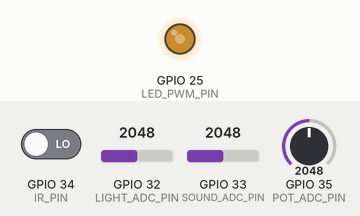
A sketch run on a simulated ESP32. On the bench: output pins drawn as LEDs (lit = HIGH). The test bench sets the inputs (shaded band); at power-on: GPIO 35 (POT_ADC_PIN) = 2048, GPIO 32 (LIGHT_ADC_PIN) = 2048, GPIO 33 (SOUND_ADC_PIN) = 2048, GPIO 34 (IR_PIN) LOW (analog values on the 0–4095 scale). What the sketch prints to the serial monitor is not drawn.

Above: at 1.2 s.
1.3 s: GPIO 35 (POT_ADC_PIN) set to 2866
At 2.6 s:
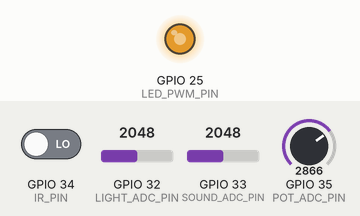
2.9 s: GPIO 35 (POT_ADC_PIN) set to 1228
At 4.2 s:
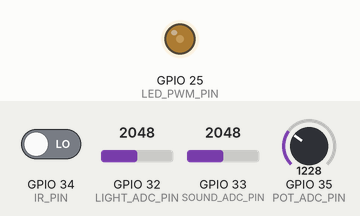
4.5 s: GPIO 35 (POT_ADC_PIN) set to 491
At 5.8 s:
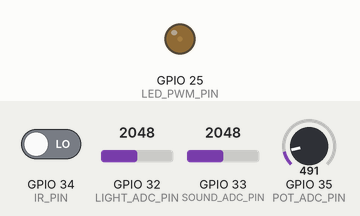
Timing chart, 0 to 7.5 s (numbered marks = the images above; inputs shaded):
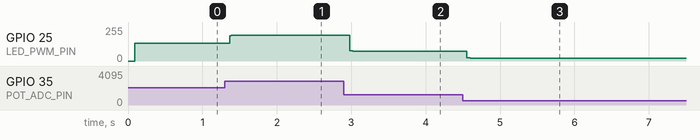

The sketch:

ESP32_Potentiometer_CH2.ino
```cpp
#include <Arduino.h>
#include <Wire.h>
#include <esp_arduino_version.h>
#include <esp_timer.h>
#include <stdio.h>
#include <string.h>

namespace {
constexpr uint8_t ADS_ADDRESS = 0x48;  // ADDR tied to GND
// Set false to use the ESP32 ADC1 pins in the wiring guide.
constexpr bool USE_ADS1115 = false;
constexpr uint8_t POT_ADC_PIN = 35;
// Enable only for a 10 kΩ pot with its high-side leg wired to GPIO26.
constexpr bool POWER_10K_POT_FROM_GPIO26 = false;
constexpr uint8_t POT_POWER_PIN = 26;
constexpr uint8_t LED_PWM_PIN = 25;
constexpr uint32_t LED_PWM_HZ = 1000;
constexpr uint8_t LED_PWM_BITS = 10;
constexpr uint16_t LED_MAX_DUTY = (1U << LED_PWM_BITS) - 1U;
constexpr uint8_t LEGACY_LED_CHANNEL = 0;
// Adjust to the CH2 readings at the two ends of the knob if needed.
constexpr float POT_OFF_V = USE_ADS1115 ? 0.03f : 0.15f;
constexpr float POT_FULL_V = USE_ADS1115 ? 3.24f : 3.00f;
constexpr float LED_FILTER_WEIGHT = 0.20f;
static_assert(POT_OFF_V < POT_FULL_V, "Set POT_FULL_V above POT_OFF_V");
constexpr uint8_t LIGHT_ADC_PIN = 32;
constexpr uint8_t SOUND_ADC_PIN = 33;
constexpr uint8_t IR_PIN = 34;   // Connect the module's DO/OUT pin.
constexpr bool IR_ACTIVE_LOW = true;
constexpr uint32_t IR_DEBOUNCE_MS = 30;
constexpr float IR_LOW_V = 1.0f;
constexpr float IR_HIGH_V = 2.0f;
constexpr int SDA_PIN = 21;
constexpr int SCL_PIN = 22;
constexpr uint32_t BAUD = 921600;
constexpr uint32_t HELLO_INTERVAL_MS = 2000;
constexpr uint32_t SCAN_GAP_US = 25000;
constexpr uint8_t ROWS_PER_PACKET = 4;

constexpr uint8_t CONVERSION_REG = 0x00;
constexpr uint8_t CONFIG_REG = 0x01;
constexpr uint16_t START_OR_READY = 0x8000;
constexpr uint16_t SINGLE_ENDED_MUX = 0x4000;
constexpr uint16_t PGA_4V096 = 0x0200;
constexpr uint16_t SINGLE_SHOT = 0x0100;
constexpr uint16_t RATE_860_SPS = 0x00E0;
constexpr uint16_t COMPARATOR_OFF = 0x0003;
constexpr double VOLTS_PER_COUNT = 4.096 / 32768.0;

struct SampleRow {
  int64_t timestampUs;
  float light;
  float potentiometer;
  float sound;
  float ir;
};

bool scan(SampleRow &row);
void sendHello();

SampleRow block[ROWS_PER_PACKET];
size_t rowCount = 0;
uint32_t sequenceNumber = 0;
uint32_t lastHelloMs = 0;
int64_t previousScanUs = 0;
bool gapPending = true;
bool wireReady = false;
bool ledPwmReady = false;
uint16_t ledDuty = UINT16_MAX;
float filteredPotVolts = 0.0f;
bool irCandidate = false;
bool irStable = false;
bool irInitialized = false;
uint32_t irCandidateSince = 0;
const char *previousStatus = nullptr;

bool initLedPwm() {
  pinMode(LED_PWM_PIN, OUTPUT);
  digitalWrite(LED_PWM_PIN, LOW);
#if ESP_ARDUINO_VERSION_MAJOR >= 3
  return ledcAttach(LED_PWM_PIN, LED_PWM_HZ, LED_PWM_BITS);
#else
  if (ledcSetup(LEGACY_LED_CHANNEL, LED_PWM_HZ, LED_PWM_BITS) <= 0) return false;
  ledcAttachPin(LED_PWM_PIN, LEGACY_LED_CHANNEL);
  return true;
#endif
}

void setLedDuty(uint16_t duty) {
  if (!ledPwmReady || duty == ledDuty) return;
#if ESP_ARDUINO_VERSION_MAJOR >= 3
  ledcWrite(LED_PWM_PIN, duty);
#else
  ledcWrite(LEGACY_LED_CHANNEL, duty);
#endif
  ledDuty = duty;
}

void updateLed(float potVolts) {
  // Constrain before filtering to keep the two endpoints responsive.
  const float bounded = constrain(potVolts, POT_OFF_V, POT_FULL_V);
  filteredPotVolts += LED_FILTER_WEIGHT * (bounded - filteredPotVolts);
  const float fraction = (filteredPotVolts - POT_OFF_V) / (POT_FULL_V - POT_OFF_V);
  setLedDuty(static_cast<uint16_t>(fraction * LED_MAX_DUTY + 0.5f));
}

bool readRegister(uint8_t reg, uint16_t &value) {
  Wire.beginTransmission(ADS_ADDRESS);
  Wire.write(reg);
  if (Wire.endTransmission(false) != 0) return false;
  if (Wire.requestFrom(ADS_ADDRESS, static_cast<size_t>(2)) != 2) return false;
  const int highByte = Wire.read();
  const int lowByte = Wire.read();
  if (highByte < 0 || lowByte < 0) return false;
  value = static_cast<uint16_t>((highByte << 8) | lowByte);
  return true;
}

bool readInput(uint8_t channel, int16_t &counts) {
  const uint16_t config = START_OR_READY | SINGLE_ENDED_MUX |
      (static_cast<uint16_t>(channel) << 12) | PGA_4V096 |
      SINGLE_SHOT | RATE_860_SPS | COMPARATOR_OFF;
  Wire.beginTransmission(ADS_ADDRESS);
  Wire.write(CONFIG_REG);
  Wire.write(static_cast<uint8_t>(config >> 8));
  Wire.write(static_cast<uint8_t>(config));
  if (Wire.endTransmission() != 0) return false;

  const int64_t deadlineUs = esp_timer_get_time() + 8000;
  delayMicroseconds(1350);
  uint16_t status;
  do {
    if (!readRegister(CONFIG_REG, status)) return false;
    if ((status & START_OR_READY) != 0) {
      uint16_t raw;
      if (!readRegister(CONVERSION_REG, raw)) return false;
      counts = static_cast<int16_t>(raw);
      return true;
    }
    delayMicroseconds(200);
  } while (esp_timer_get_time() < deadlineUs);
  return false;
}

bool detectionState(bool high) {
  const uint32_t now = millis();
  if (!irInitialized) {
    irCandidate = irStable = high;
    irCandidateSince = now;
    irInitialized = true;
  }
  if (high != irCandidate) {
    irCandidate = high;
    irCandidateSince = now;
  } else if (now - irCandidateSince >= IR_DEBOUNCE_MS) {
    irStable = irCandidate;
  }
  return IR_ACTIVE_LOW ? !irStable : irStable;
}

bool scan(SampleRow &row) {
  const int64_t startUs = esp_timer_get_time();
  if (USE_ADS1115) {
    int16_t light, potentiometer, sound, ir;
    if (!readInput(0, light) || !readInput(1, potentiometer) ||
        !readInput(2, sound) || !readInput(3, ir)) return false;
    row.light = light * VOLTS_PER_COUNT;
    row.potentiometer = potentiometer * VOLTS_PER_COUNT;
    row.sound = sound * VOLTS_PER_COUNT;
    // Retain the comparator state through ambiguous mid-band samples.
    const float irVolts = ir * VOLTS_PER_COUNT;
    const bool high = irVolts >= IR_HIGH_V || (irVolts > IR_LOW_V && irCandidate);
    row.ir = detectionState(high) ? 1.0f : 0.0f;
  } else {
    row.light = analogReadMilliVolts(LIGHT_ADC_PIN) / 1000.0f;
    row.potentiometer = analogReadMilliVolts(POT_ADC_PIN) / 1000.0f;
    row.sound = analogReadMilliVolts(SOUND_ADC_PIN) / 1000.0f;
    row.ir = detectionState(digitalRead(IR_PIN) == HIGH) ? 1.0f : 0.0f;
  }
  row.timestampUs = startUs + (esp_timer_get_time() - startUs) / 2;
  return true;
}

void sendHello() {
  Serial.println(F("{\"type\":\"hello\",\"protocol\":1,"
                   "\"device\":\"ESP32 Four Sensors\",\"channels\":["
                   "{\"name\":\"Light\",\"unit\":\"V\"},"
                   "{\"name\":\"Potentiometer\",\"unit\":\"V\"},"
                   "{\"name\":\"Sound\",\"unit\":\"V\"},"
                   "{\"name\":\"IR Detection\",\"unit\":\"logic\"}]}"));
  lastHelloMs = millis();
}

void sendStatus(const char *status, bool repeat) {
  if (!repeat && previousStatus && strcmp(previousStatus, status) == 0) return;
  Serial.printf("{\"type\":\"status\",\"code\":\"%s\"}\n", status);
  previousStatus = status;
}

void sendBlock() {
  Serial.printf("{\"type\":\"samples\",\"seq\":%lu",
                static_cast<unsigned long>(sequenceNumber++));
  if (gapPending) Serial.print(F(",\"discontinuity\":true"));
  Serial.print(F(",\"times\":["));
  for (size_t row = 0; row < rowCount; ++row) {
    const uint64_t timeUs = static_cast<uint64_t>(block[row].timestampUs);
    Serial.printf("%s%llu.%06lu", row == 0 ? "" : ",",
                  static_cast<unsigned long long>(timeUs / 1000000),
                  static_cast<unsigned long>(timeUs % 1000000));
  }
  Serial.print(F("],\"values\":["));
  for (size_t row = 0; row < rowCount; ++row) {
    if (row != 0) Serial.print(',');
    const SampleRow &sample = block[row];
    Serial.printf("[%.6f,%.6f,%.6f,%.0f]",
                  sample.light, sample.potentiometer, sample.sound, sample.ir);
  }
  Serial.println(F("]}"));
  rowCount = 0;
  gapPending = false;
}
}  // namespace

void setup() {
  Serial.begin(BAUD);
  filteredPotVolts = POT_OFF_V;
  ledPwmReady = initLedPwm();
  setLedDuty(0);
  if (POWER_10K_POT_FROM_GPIO26) {
    pinMode(POT_POWER_PIN, OUTPUT);
    digitalWrite(POT_POWER_PIN, HIGH);
  }
  sendHello();
  if (!USE_ADS1115) {
    analogReadResolution(12);
    analogSetPinAttenuation(LIGHT_ADC_PIN, ADC_11db);
    analogSetPinAttenuation(POT_ADC_PIN, ADC_11db);
    analogSetPinAttenuation(SOUND_ADC_PIN, ADC_11db);
    pinMode(IR_PIN, INPUT);
  }
}

void loop() {
  const bool announce = millis() - lastHelloMs >= HELLO_INTERVAL_MS;
  if (announce) sendHello();

  if (USE_ADS1115 && !wireReady) {
    wireReady = Wire.begin(SDA_PIN, SCL_PIN, 400000);
    if (!wireReady) {
      sendStatus("ads1115_missing", announce);
      delay(250);
      return;
    }
    Wire.setTimeOut(10);
  }

  if (!USE_ADS1115) delay(4);
  SampleRow row{};
  if (!scan(row)) {
    rowCount = 0;
    gapPending = true;
    filteredPotVolts = POT_OFF_V;
    setLedDuty(0);
    sendStatus("ads1115_missing", announce);
    delay(100);
    return;
  }
  updateLed(row.potentiometer);
  sendStatus(ledPwmReady ? "ready" : "pwm_unavailable", announce);

  if (previousScanUs > 0 && row.timestampUs - previousScanUs > SCAN_GAP_US) {
    rowCount = 0;
    gapPending = true;
  }
  previousScanUs = row.timestampUs;
  block[rowCount++] = row;
  if (rowCount == ROWS_PER_PACKET) {
    sendBlock();
    delay(1);
  }
}
```

Measured:
- after the input at 1.3 s, GPIO 25 (LED_PWM_PIN): 134/255 → 193/255 after 0.07 s
- after the input at 2.9 s, GPIO 25 (LED_PWM_PIN): 193/255 → 75/255 after 0.08 s
- after the input at 4.5 s, GPIO 25 (LED_PWM_PIN): 75/255 → 22/255 after 0.05 s
